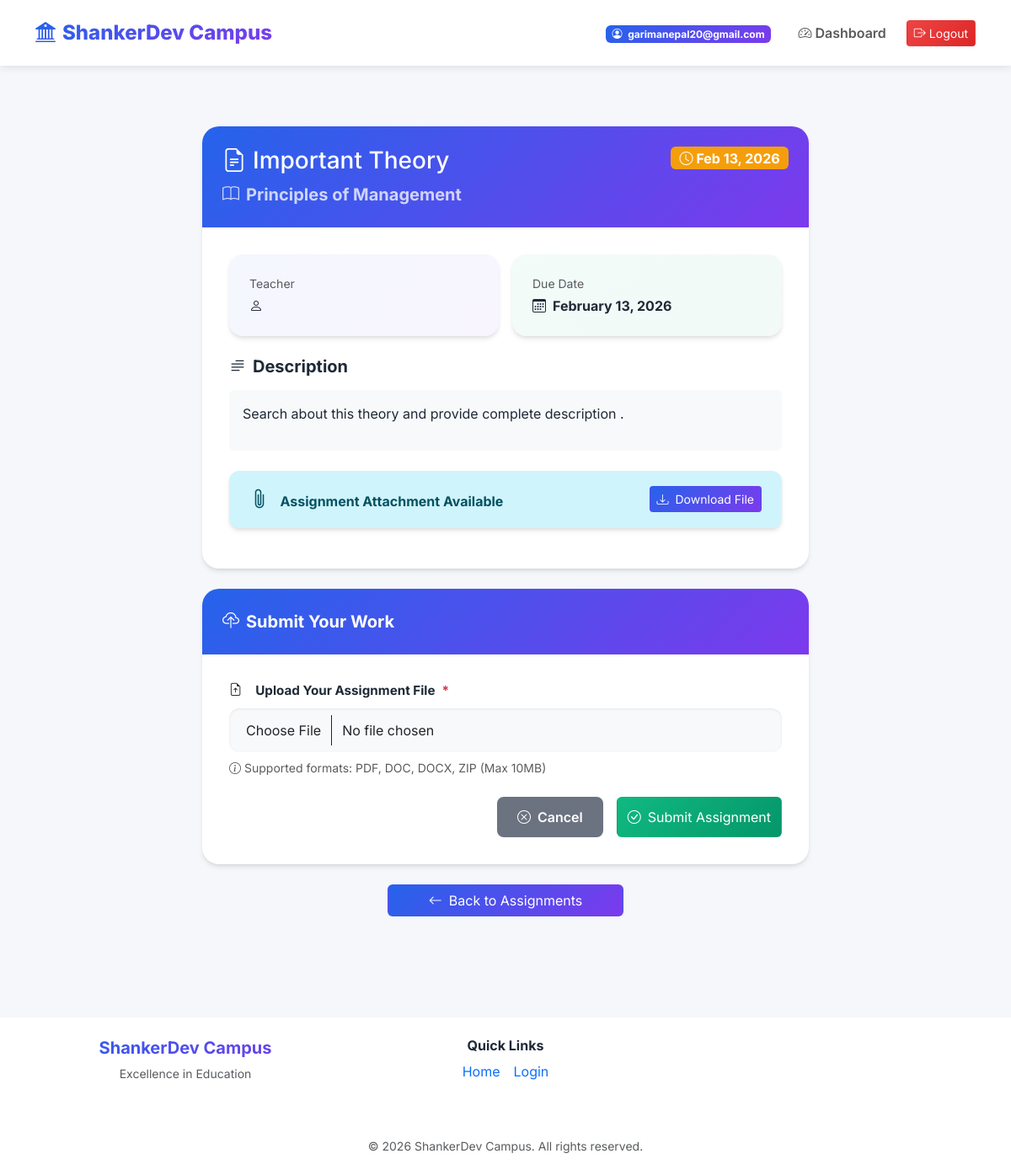
Page /campus/student/assignment/6/ (signed in) on the committed database.
### users/models.py (models this page shows, shortened)
class CustomUser(AbstractUser):
    ROLE_CHOICES = (
        ('student', 'Student'),
        ('teacher', 'Teacher'),
        ('admin', 'Admin'),
    )
    email = models.EmailField(unique=True)
    phone_number = models.CharField(max_length=15, blank=True, null=True, unique=True)
    role = models.CharField(max_length=20, choices=ROLE_CHOICES, default='student')
    is_approved = models.BooleanField(default=False, help_text="Designates whether this user has been approved by an admin.")
    USERNAME_FIELD = 'email'
    REQUIRED_FIELDS = []
    objects = CustomUserManager()

### campus/models.py (models this page shows, shortened)
class Assignment(models.Model):
    title = models.CharField(max_length=200)
    description = models.TextField()
    subject = models.ForeignKey(Subject, on_delete=models.CASCADE)
    teacher = models.ForeignKey(CustomUser, on_delete=models.CASCADE)
    due_date = models.DateField()
    semester = models.IntegerField()
    file = models.FileField(upload_to='assignments/', blank=True, null=True)

class Subject(models.Model):
    name = models.CharField(max_length=100)
    faculty = models.ForeignKey(Faculty, on_delete=models.CASCADE)
    semester = models.IntegerField()

### campus/views.py (the view)
# urls.py: path('student/assignment/<int:pk>/', assignment_detail, name='assignment_detail'),
@login_required
@student_required
def assignment_detail(request, pk):
    assignment = Assignment.objects.get(id=pk)
    submission = Submission.objects.filter(assignment=assignment, student=request.user).first()
    if request.method == 'POST':
        if submission:
            messages.error(request, "You have already submitted this assignment.")
            return redirect('assignment_detail', pk=pk)
        form = SubmissionForm(request.POST, request.FILES)
        if form.is_valid():
            try:
                submission = form.save(commit=False)
                submission.assignment = assignment
                submission.student = request.user
                submission.save()
                create_notification(
                    f"New Submission: {request.user.get_full_name()} submitted {assignment.title}",
                    request.user,
                    recipient=assignment.teacher
                )
                messages.success(request, "Assignment submitted successfully!")
                return redirect('assignment_detail', pk=pk)
            except Exception as e:
                messages.error(request, f"Error submitting assignment: {e}")
    else:
        form = SubmissionForm()
    return render(request, 'campus/assignment_detail.html', {'assignment': assignment, 'form': form, 'submission': submission})

### campus/forms.py
class SubmissionForm(forms.ModelForm):
    class Meta:
        model = Submission
        fields = ('file',)

### campus/views.py (called while the page is built)
def student_required(function):
    return user_passes_test(lambda u: u.role == 'student' and u.is_authenticated)(function)

### myproject/context_processors.py (called while the page is built)
def college_context(request):  # Adjust name to match your setup
    return {
        'college_info': CollegeInfo.objects.first(),
        'events': Event.objects.all(),
    }

### campus/templates/campus/assignment_detail.html (shortened to what this page needs)
{% extends 'base.html' %}
{% block content %}
<div class="container py-4">
    <div class="row justify-content-center">
        <div class="col-lg-8">
            <div class="card-modern mb-4">
                <div class="card-header-modern">
                    <div class="d-flex justify-content-between align-items-start">
                        <div>
                            <h3 class="mb-2"><i class="bi bi-file-earmark-text me-2"></i>{{ assignment.title }}</h3>
                            <p class="mb-0 opacity-75">
                                <i class="bi bi-book me-2"></i>{{ assignment.subject.name }}
                            </p>
                        </div>
                        <span class="badge {% if assignment.due_date < today %}badge-danger-modern{% else %}badge-warning-modern{% endif %} fs-6">
                            <i class="bi bi-clock me-1"></i>{{ assignment.due_date|date:"M d, Y" }}
                        </span>
                    </div>
                </div>
                <div class="card-body-modern">
                    <div class="row g-3 mb-4">
                        <div class="col-md-6">
                            <div class="dashboard-card primary">
                                <small class="text-muted d-block mb-1">Teacher</small>
                                <strong><i class="bi bi-person me-2"></i>{{ assignment.teacher.get_full_name }}</strong>
                            </div>
                        </div>
                        <div class="col-md-6">
                            <div class="dashboard-card success">
                                <small class="text-muted d-block mb-1">Due Date</small>
                                <strong><i class="bi bi-calendar3 me-2"></i>{{ assignment.due_date|date:"F d, Y" }}</strong>
                            </div>
                        </div>
                    </div>
                    <div class="mb-4">
                        <h5 class="fw-bold mb-3"><i class="bi bi-text-paragraph me-2"></i>Description</h5>
                        <div class="p-3 bg-light rounded">
                            <p class="mb-0 text-muted">{{ assignment.description|linebreaks }}</p>
                        </div>
                    </div>
                    {% if assignment.file %}
                    <div class="alert alert-modern alert-info">
                        <div class="d-flex justify-content-between align-items-center">
                            <div>
                                <i class="bi bi-paperclip fs-4 me-2"></i>
                                <strong>Assignment Attachment Available</strong>
                            </div>
                            <a href="{{ assignment.file.url }}" class="btn btn-primary-modern btn-sm" download>
                                <i class="bi bi-download me-2"></i>Download File
                            </a>
                        </div>
                    </div>
                    {% endif %}
                </div>
            </div>
            {% if submission %}
            <div class="card-modern">
                <div class="card-header-modern" style="background: linear-gradient(135deg, #10b981, #059669);">
                    <i class="bi bi-check-circle me-2"></i>Assignment Submitted Successfully!
                </div>
                <div class="card-body-modern">
                    <div class="row g-3">
                        <div class="col-md-6">
                            <div class="dashboard-card success">
                                <small class="text-muted d-block mb-1">Submitted On</small>
                                <strong><i class="bi bi-calendar-check me-2"></i>{{ submission.submitted_at|date:"M d, Y H:i" }}</strong>
                            </div>
                        </div>
                        <div class="col-md-6">
                            <div class="dashboard-card primary">
                                <small class="text-muted d-block mb-1">Your Submission</small>
                                <a href="{{ submission.file.url }}" target="_blank" class="btn btn-sm btn-primary-modern mt-2">
                                    <i class="bi bi-eye me-2"></i>View File
                                </a>
                            </div>
                        </div>
                    </div>
                </div>
            </div>
            {% else %}
            <div class="card-modern">
                <div class="card-header-modern">
                    <i class="bi bi-cloud-upload me-2"></i>Submit Your Work
                </div>
                <div class="card-body-modern">
                    <form method="post" enctype="multipart/form-data">
                        <div class="mb-4">
                            <label for="{{ form.file.id_for_label }}" class="form-label-modern">
                                <i class="bi bi-file-earmark-arrow-up me-2"></i>Upload Your Assignment File
                                <span class="text-danger">*</span>
                            </label>
                            <input type="file" name="{{ form.file.name }}" class="form-control"
                                   id="{{ form.file.id_for_label }}" required>
                            <small class="text-muted d-block mt-2">
                                <i class="bi bi-info-circle me-1"></i>Supported formats: PDF, DOC, DOCX, ZIP (Max 10MB)
                            </small>
                        </div>
                        <div class="d-flex gap-3 justify-content-end">
                            <a href="{% url 'submit_assignment' %}" class="btn btn-modern" style="background: #6b7280; color: white;">
                                <i class="bi bi-x-circle me-2"></i>Cancel
                            </a>
                            <button type="submit" class="btn btn-success-modern">
                                <i class="bi bi-check-circle me-2"></i>Submit Assignment
                            </button>
                        </div>
                    </form>
                </div>
            </div>
            {% endif %}
            <div class="mt-4 text-center">
                <a href="{% url 'submit_assignment' %}" class="btn btn-primary-modern px-5">
                    <i class="bi bi-arrow-left me-2"></i>Back to Assignments
                </a>
            </div>
        </div>
    </div>
</div>
{% endblock %}

### myproject/templates/base.html (shortened to what this page needs)
{% load static %}
<!DOCTYPE html>
<html lang="en">
<head>
    <link href="https://cdn.jsdelivr.net/npm/bootstrap@5.3.3/dist/css/bootstrap.min.css" rel="stylesheet">
    <link rel="stylesheet" href="https://cdn.jsdelivr.net/npm/bootstrap-icons@1.11.3/font/bootstrap-icons.min.css">
    <link rel="stylesheet" href="{% static 'css/modern-styles.css' %}">
</head>
<body>
    <nav class="navbar navbar-expand-lg navbar-modern sticky-top">
        <div class="container">
            <a class="navbar-brand d-flex align-items-center" href="{% url 'home' %}">
                <i class="bi bi-bank2 me-2 fs-4"></i>
                <span>ShankerDev Campus</span>
            </a>
            <div class="collapse navbar-collapse" id="navbarNav">
                <ul class="navbar-nav ms-auto align-items-center">
                    {% if user.is_authenticated %}
                    <li class="nav-item me-3">
                        <span class="badge badge-primary-modern">
                            <i class="bi bi-person-circle me-1"></i>
                            {{ user.email }}
                        </span>
                    </li>
                    {% if user.role == 'student' %}
                    <li class="nav-item">
                        <a class="nav-link" href="{% url 'student_dashboard' %}">
                            <i class="bi bi-speedometer2 me-1"></i>Dashboard
                        </a>
                    </li>
                    {% elif user.role == 'teacher' %}
                    <li class="nav-item">
                        <a class="nav-link" href="{% url 'teacher_dashboard' %}">
                            <i class="bi bi-speedometer2 me-1"></i>Dashboard
                        </a>
                    </li>
                    {% elif user.role == 'admin' %}
                    <li class="nav-item">
                        <a class="nav-link" href="{% url 'admin_dashboard' %}">
                            <i class="bi bi-speedometer2 me-1"></i>Dashboard
                        </a>
                    </li>
                    {% endif %}
                    <li class="nav-item">
                        <form action="{% url 'logout' %}" method="post" class="d-inline">
                            <button type="submit" class="btn btn-danger-modern btn-sm ms-2">
                                <i class="bi bi-box-arrow-right me-1"></i>Logout
                            </button>
                        </form>
                    </li>
                    {% endif %}
                </ul>
            </div>
        </div>
    </nav>
    <div class="content-wrapper">
        <div class="container my-5">
        {% block content %}{% endblock %}
        </div>
    </div>
    <footer class="mt-5 py-4 text-center" style="background: rgba(255, 255, 255, 0.95); backdrop-filter: blur(10px);">
        <div class="container">
            <div class="row">
                <div class="col-md-4 mb-3">
                    <h5 class="text-gradient fw-bold">ShankerDev Campus</h5>
                    <p class="text-muted small">Excellence in Education</p>
                </div>
                <div class="col-md-4 mb-3">
                    <h6 class="fw-bold">Quick Links</h6>
                    <div class="d-flex justify-content-center gap-3">
                        <a href="{% url 'home' %}" class="text-decoration-none">Home</a>
                        <a href="{% url 'login_selection' %}" class="text-decoration-none">Login</a>
                    </div>
                </div>
            </div>
            <hr>
            <p class="text-muted small mb-0">&copy; 2026 ShankerDev Campus. All rights reserved.</p>
        </div>
    </footer>
</body>
</html>

### campus/templates/campus/assignment_detail.html (style rules this page uses)
.form-control { border-radius: 12px; padding: 0.875rem 1.25rem; transition: all 0.3s; background: #f8f9fa; }

### rows in the picture
CustomUser: email "garimanepal20@gmail.com"
Assignment: title "Important Theory", subject.name "Principles of Management", due_date "Feb 13, 2026", due_date "February 13, 2026", description "Search about this theory and provide complete description ."
